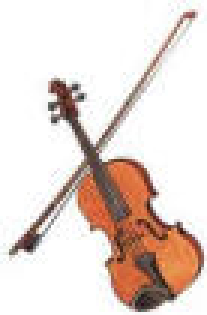
#> input picture Code/image/violon_original.jpg, 69 x 105 px, found by its file name (shown 3 times larger)
$ python Gray.py
#> lines starting #> are read from the running program, lines starting #| are printed output that depends on the picture
# [33 lines of commented-out code are left out]

import cv2 as cv
img = cv.imread('violon_original.jpg', 0)
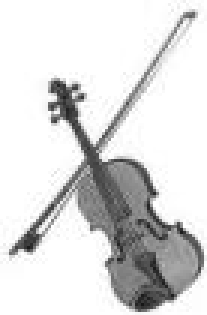
#> img: shape (105, 69) (shown 3 times larger); min 22, max 255, mean 219.2
